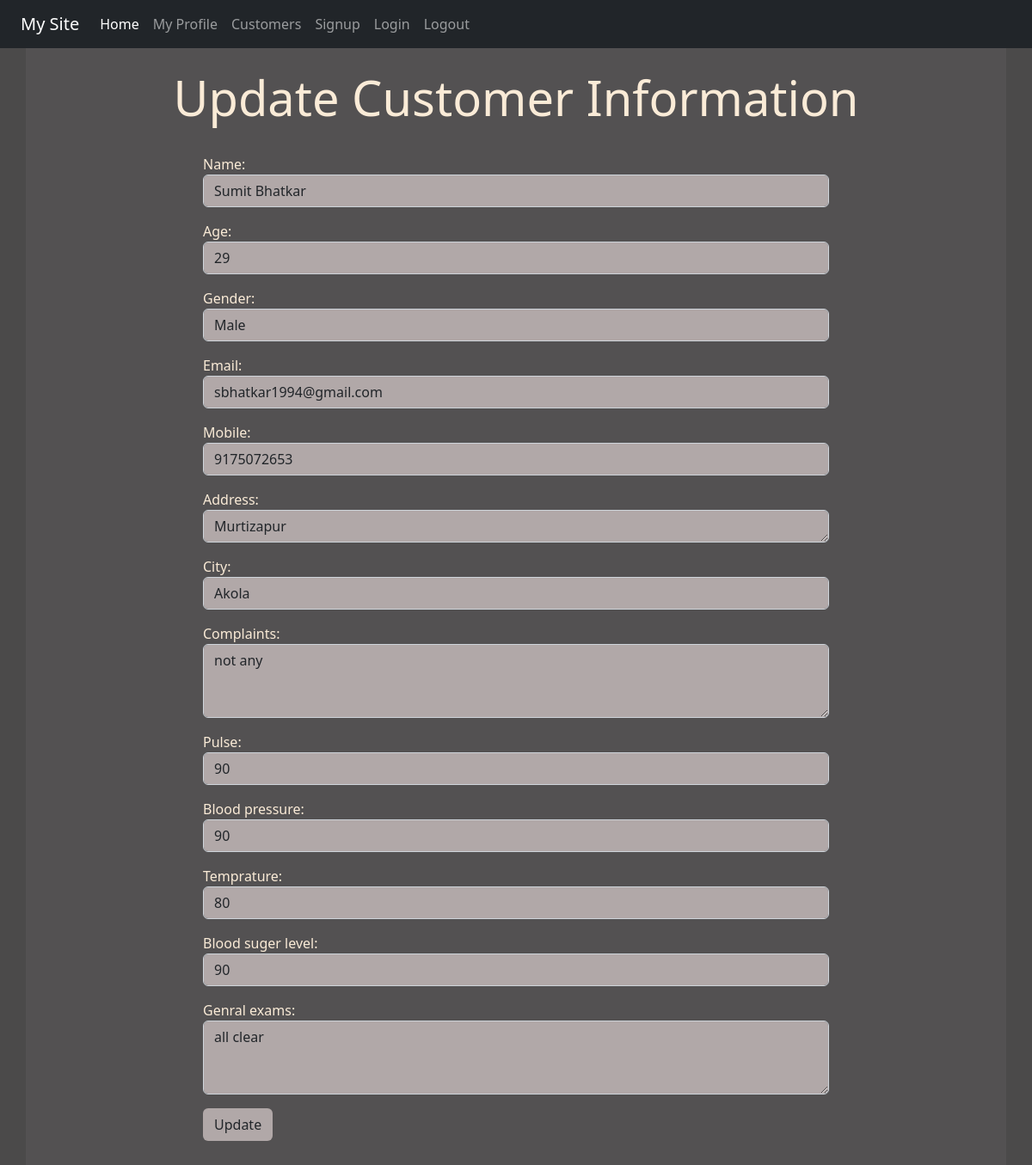
The app's page /viewdata/2 (signed in) with its own data.
### reg/models.py (models this page shows)
class Customer(models.Model):
    GENDER_CHOICES = (
        ('M', 'Male'),
        ('F', 'Female'),
        ('T', 'Transgender')
    )
    name = models.CharField(max_length=25,null=True)
    age = models.IntegerField(null=True)
    gender = models.CharField(max_length=1, choices=GENDER_CHOICES,null=True)
    email = models.EmailField(max_length=25,null=True)
    mobile = models.IntegerField(null=True)
    address = models.CharField(max_length=100,null=True)
    city = models.CharField(max_length=10,null=True)
    complaints = models.CharField(max_length=100,null=True)
    pulse = models.CharField(max_length=10,null=True)
    blood_pressure = models.CharField(max_length=10,null=True)
    temprature = models.CharField(max_length=10,null=True)
    blood_suger_level = models.CharField(max_length=10,null=True)
    genral_exams = models.CharField(max_length=100,null=True)

### reg/views.py (the view)
# urls.py: path('viewdata/<int:id>', views.View_data, name='viewdata'),
def View_data(request,id):
    if request.user.is_authenticated:
        pi = Customer.objects.get(pk=id)
        fmm = CustomerReg(instance=pi)
        return render(request, 'reg/updatecustomer.html',{'formm':fmm, 'id':id})
    else:
        return HttpResponseRedirect('/login/')

### reg/templates/reg/updatecustomer.html (shortened to what this page needs)
{% extends 'reg/base.html' %}
{% block content %}
<div class="jumbotron jumbotron-fluid jumbo-color">
    <div class="container">
        <br>
        <h1 class="text-center display-4 font-weight-bold">Update Customer Information </h1>
        <br>
        <div class="col-sm-8 offset-2">
            <form action="{% url 'updatedata' id %}" method="POST">
                {{formm.as_p}}
                <input type="submit" class="btn btnnn" value="Update">
            </form>
            <br>
            <br>
        </div>
    </div>
</div>
    {% endblock content %}

### reg/static/reg/css/style.css (style rules this page uses)
body { background-color:rgb(75,74,74); color: antiquewhite; }
.jumbo-color { background-color:rgb(83,81,82); }
.form-control { background-color: rgb(177, 168, 168); }
.btnnn { background-color: rgb(177, 168, 168) }

### records on screen
Customer: name "Sumit Bhatkar", age "29", gender "Male", email "sbhatkar1994@gmail.com", mobile "9175072653", address "Murtizapur", city "Akola", complaints "not any", pulse "90", blood_pressure "90", temprature "80", blood_suger_level "90", genral_exams "all clear"
